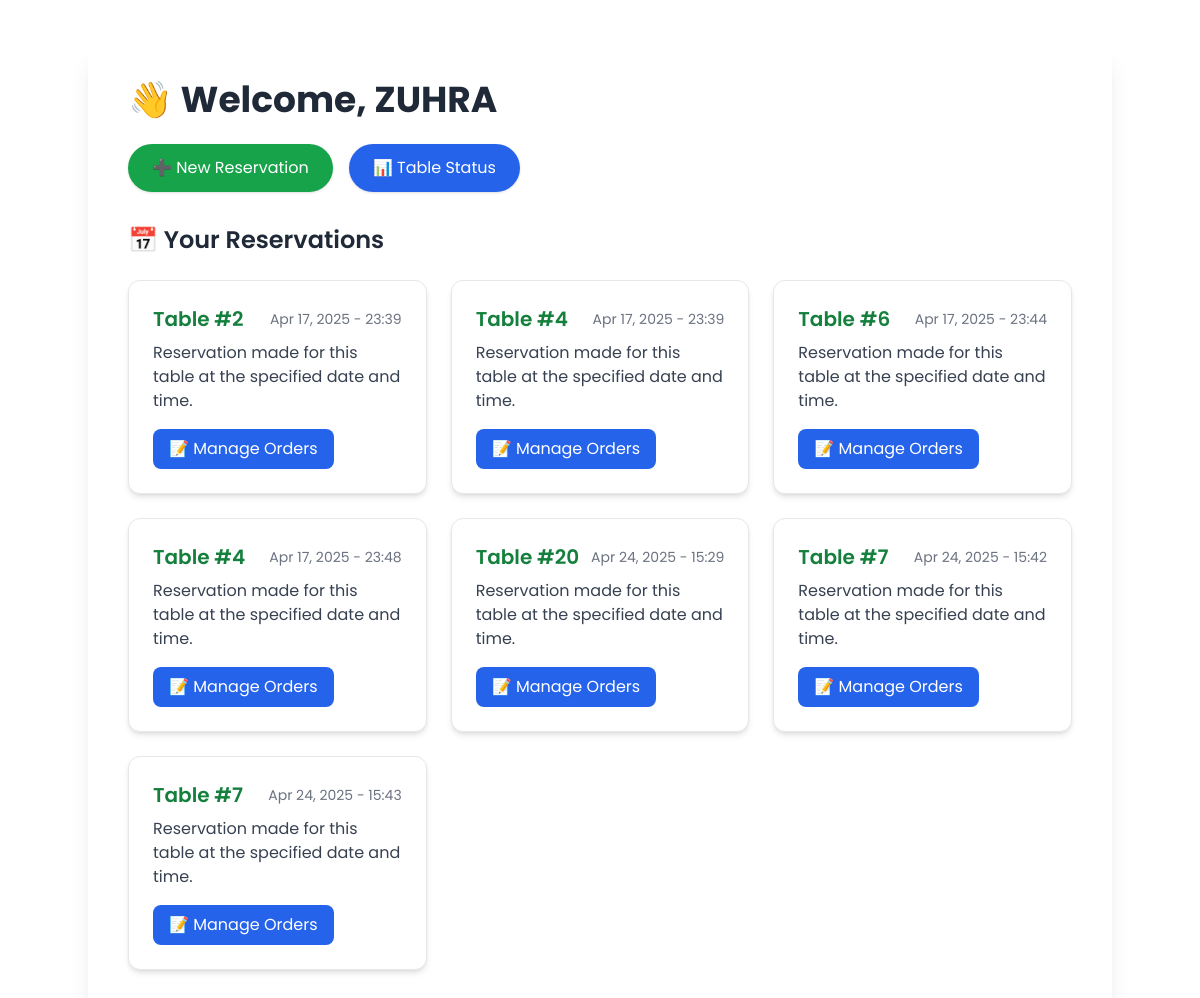
The app's page /dashboard/ (signed in) with its own data.
### waiterapp/models.py (models this page shows, shortened)
class Reservation(models.Model):
    table_number = models.IntegerField()
    reserved_at = models.DateTimeField(auto_now_add=True)
    waiter = models.ForeignKey(Staff, on_delete=models.CASCADE)

### waiterapp/views.py (the view)
# urls.py: path('dashboard/', views.dashboard, name='dashboard'),
@login_required
def dashboard(request):
    waiter = Staff.objects.get(user=request.user)
    reservations = Reservation.objects.filter(waiter=waiter)
    return render(request, 'dashboard.html', {'reservations': reservations})

### waiterapp/templates/dashboard.html (shortened to what this page needs)
 {% load static %}
 <!DOCTYPE html>
 <html lang="en">
 <head>
   <script src="https://cdn.tailwindcss.com"></script>
 </head>
 <body class="p-10">
   <div class="max-w-5xl mx-auto bg-overlay rounded-xl shadow-xl p-10">
     <h1 class="text-4xl font-bold text-gray-800 mb-6">👋 Welcome, ZUHRA</h1>
     <div class="flex flex-wrap gap-4 mb-6">
       <a href="{% url 'create_reservation' %}" class="bg-green-600 text-white px-6 py-3 rounded-full hover:bg-green-700 transition duration-300 shadow">
         ➕ New Reservation
       </a>
       <a href="{% url 'table_status' %}" class="bg-blue-600 text-white px-6 py-3 rounded-full hover:bg-blue-700 transition duration-300 shadow">
         📊 Table Status
       </a>
     </div>
<h2 class="text-2xl font-semibold text-gray-800 mt-8 mb-6">📅 Your Reservations</h2>
<div class="grid gap-6 sm:grid-cols-2 lg:grid-cols-3">
  {% for r in reservations %}
  <div class="bg-white p-6 rounded-xl shadow-md border hover:shadow-xl transition duration-300">
    <div class="flex items-center justify-between mb-2">
      <h3 class="text-xl font-semibold text-green-700">Table #{{ r.table_number }}</h3>
      <span class="text-sm text-gray-500">{{ r.reserved_at|date:"M d, Y - H:i" }}</span>
    </div>
    <p class="text-gray-700 mb-4">Reservation made for this table at the specified date and time.</p>
    <a href="{% url 'order_detail' r.id %}" class="inline-block bg-blue-600 text-white px-4 py-2 rounded-lg hover:bg-blue-700 transition">
      📝 Manage Orders
    </a>
  </div>
  {% empty %}
  <div class="text-gray-600 text-center col-span-full">
    You have no current reservations. Start by making one!
  </div>
  {% endfor %}
  </div>
   </div>
 </body>
 </html>

### waiterapp/templates/dashboard.html (style rules this page uses)
body { font-family: 'Poppins', sans-serif; background-image: url("https://i.pinimg.com/736x/15/1a/2e/151a2ee727935d4e039050d4fb7fa513.jpg"); background-size: cover; background-position: center; background-attachment: fixed; }
.bg-overlay { background-color: rgba(255, 255, 255, 0.85); backdrop-filter: blur(5px); }

### records on screen
Reservation: table_number "2", reserved_at "Apr 17, 2025 - 23:39"
Reservation: table_number "4", reserved_at "Apr 17, 2025 - 23:39"
Reservation: table_number "6", reserved_at "Apr 17, 2025 - 23:44"
Reservation: table_number "4", reserved_at "Apr 17, 2025 - 23:48"
Reservation: table_number "20", reserved_at "Apr 24, 2025 - 15:29"
Reservation: table_number "7", reserved_at "Apr 24, 2025 - 15:42"
Reservation: table_number "7", reserved_at "Apr 24, 2025 - 15:43"
